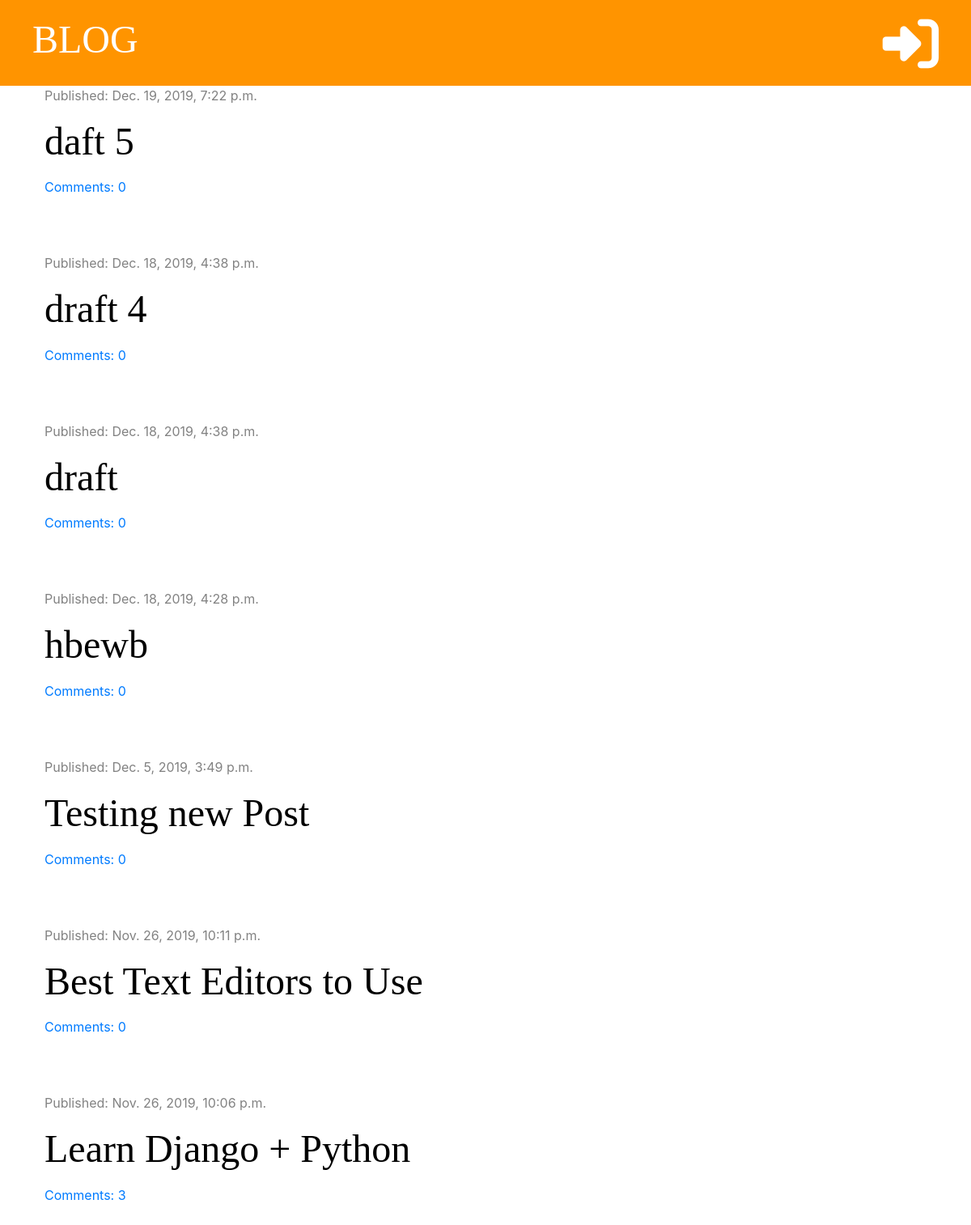
The app's page /, older data.
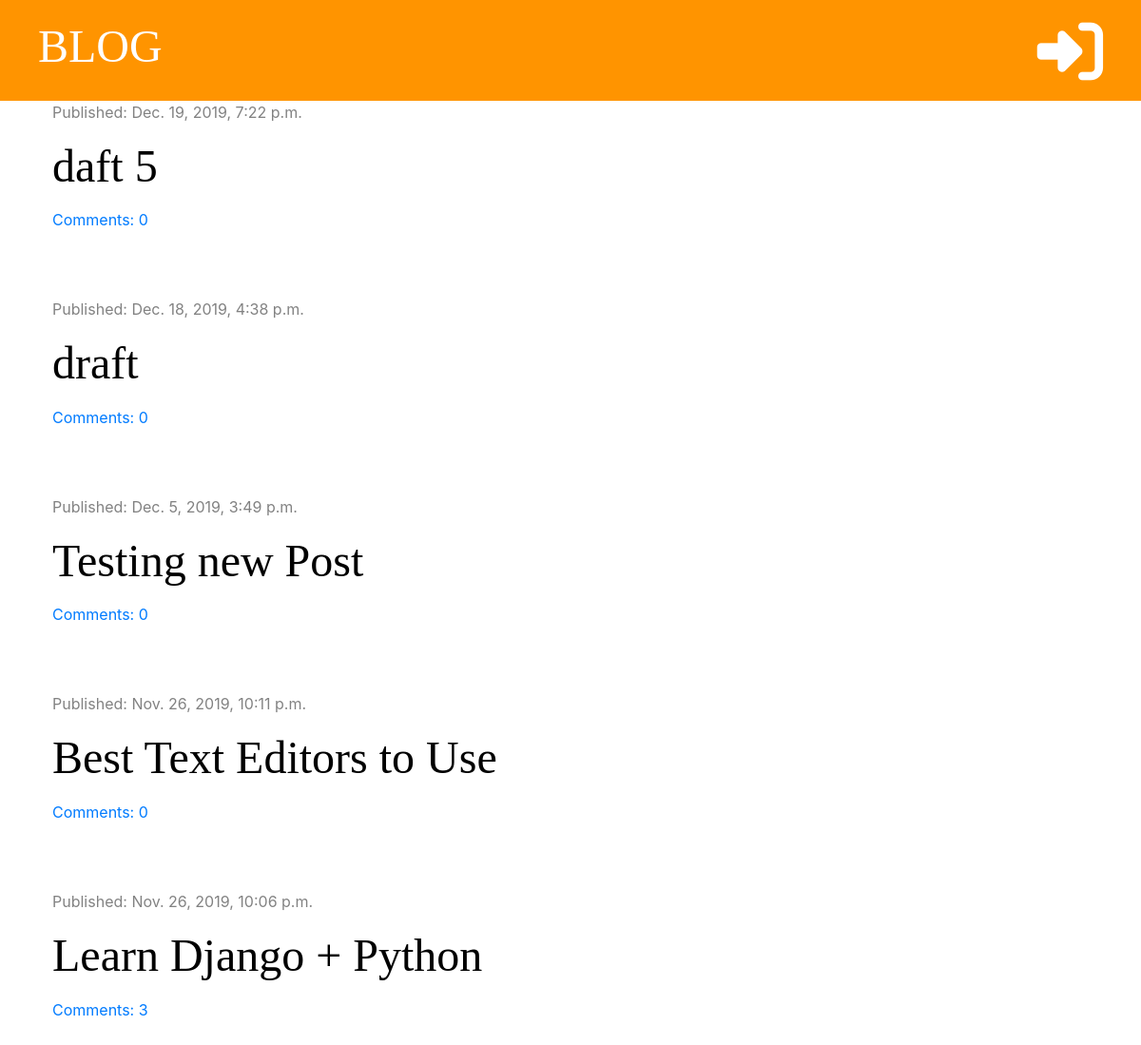
The same page, newer data.
### blog/models.py (models this page shows, shortened)
class Post(models.Model):
    author = models.ForeignKey('auth.User', on_delete=models.CASCADE)
    title = models.CharField(max_length=200)
    text = models.TextField()
    created_date = models.DateTimeField(default=timezone.now)
    published_date = models.DateTimeField(blank=True, null=True)
    def approved_comments(self):
        return self.comments.filter(approved=True)

### blog/views.py (the view)
# urls.py: path('', views.post_list, name='post_list'),
def post_list(request):
    posts = Post.objects.filter(published_date__lte=timezone.now()).order_by('-published_date')
    stuff_for_frontend = {'posts': posts}
    return render(request, 'blog/post_list.html',  stuff_for_frontend)

### blog/templatetags/markdownify.py (called while the page is built)
@register.filter
def markdown(value):
    renderer = HighlightRenderer()
    markdown = mistune.Markdown(renderer=renderer)
    return markdown(value)

### blog/templates/blog/post_list.html (shortened to what this page needs)
{% extends 'blog/base.html' %}
{% load markdownify %}
{% block content %}
    {% for post in posts %}
        <div class="post">
            <div class="date">
                <p>Published: {{ post.published_date }}</p>
            </div>
            <h1><a href="{% url 'post_detail' pk=post.pk %}">{{ post.title }}</a></h1>
            <a href="{% url 'post_detail' pk=post.pk %}">Comments: {{ post.approved_comments.count }}</a>
        </div>
    {% endfor %}
{% endblock %}

### blog/templates/blog/base.html (shortened to what this page needs)
{% load staticfiles %}
<!DOCTYPE html>
<html lang="en">
<head>
    <link rel="stylesheet" href="https://stackpath.bootstrapcdn.com/bootstrap/4.4.1/css/bootstrap.min.css">
    <link rel="stylesheet" href="{% static 'css/blog.css' %}">
    <link rel="stylesheet" href="{% static 'css/zenburn.css' %}">
</head>
<body>
<div class="page-header">
    {% if user.is_authenticated %}
        <a href="{% url 'post_draft_list' %}" class="top-menu"><i class="far fa-sticky-note fa-2x"></i></a>
        <a href="{% url 'post_new' %}" class="top-menu"><i class="fas fa-plus fa-2x"></i></a>
        <p class="top-menu">Hello, {{ user.username }} <small>(<a href="{% url 'logout' %}">Log out</a>)</small></p>
    {% else %}
        <a href="{% url 'login' %}" class="top-menu"><i class="fas fa-sign-in-alt fa-2x"></i></a>
    {% endif %}
    <h1><a href="{% url 'post_list' %}">BLOG</a></h1>
</div>
<div class="content container">
    <div class="row">
        <div class="col-md-8">
            {% block content %}
            {% endblock %}
        </div>
    </div>
</div>
</body>
</html>

### blog/static/css/blog.css (style rules this page uses)
.page-header { background-color: #ff9400; margin-top: 0; padding: 20px 20px 20px 40px; }
.page-header h1, .page-header h1 a { color: #ffffff; font-size: 36pt; text-decoration: none; }
.content { margin-left: 40px; }
h1, h2, h3, h4 { font-family: 'Tangerine', 'Droid Sans', serif; font-size: 48px; }
.date { color: #828282; }
.post { margin-bottom: 70px; }
.post h1 a { color: #000000; }
.top-menu, .top-menu:hover { color: #ffffff; float: right; font-size: 26pt; margin-right: 20px; }

Row changes from the older to the newer data that the page shows:
removed Post: published_date "Dec. 18, 2019, 4:38 p.m.", title "draft 4", approved_comments.count "0"
removed Post: published_date "Dec. 18, 2019, 4:28 p.m.", title "hbewb", approved_comments.count "0"
